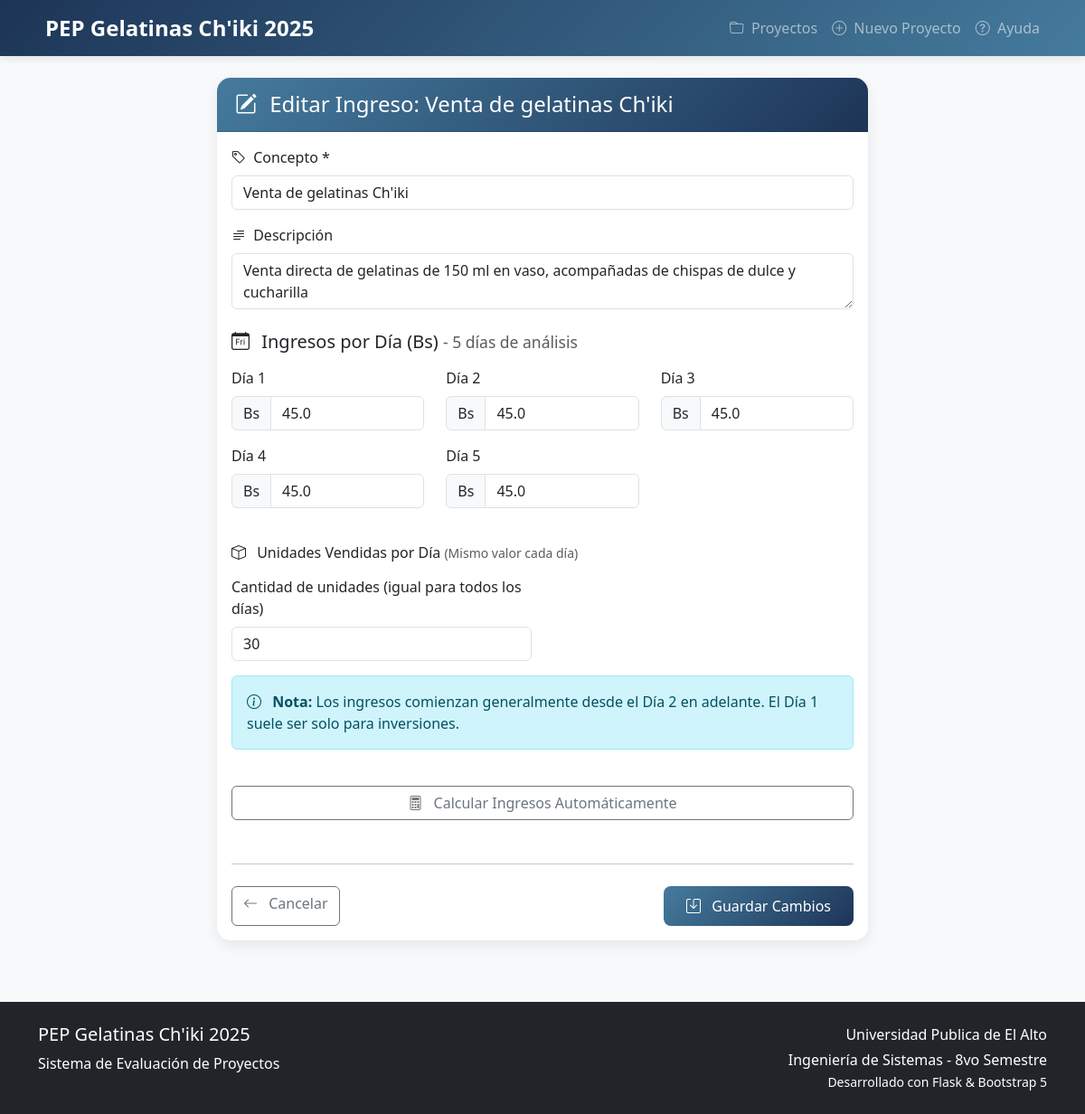
The app's page /ingresos/1/edit with its own data.
### models.py (models this page shows, shortened)
class Ingreso(db.Model):
    __tablename__ = 'ingresos'
    id = db.Column(db.Integer, primary_key=True)
    proyecto_id = db.Column(db.Integer, db.ForeignKey('proyectos.id'), nullable=False)
    concepto = db.Column(db.String(255), nullable=False)
    descripcion = db.Column(db.Text)
    periodo_0 = db.Column(db.Float, default=0.0)
    periodo_1 = db.Column(db.Float, default=0.0)
    periodo_2 = db.Column(db.Float, default=0.0)
    periodo_3 = db.Column(db.Float, default=0.0)
    periodo_4 = db.Column(db.Float, default=0.0)
    unidades_periodo_1 = db.Column(db.Integer)
    unidades_periodo_2 = db.Column(db.Integer)
    unidades_periodo_3 = db.Column(db.Integer)
    unidades_periodo_4 = db.Column(db.Integer)
    created_at = db.Column(db.DateTime, default=datetime.utcnow)
    updated_at = db.Column(db.DateTime, default=datetime.utcnow, onupdate=datetime.utcnow)

### app.py (the view, shortened to what this page needs)
@app.route('/ingresos/<int:id>/edit', methods=['GET', 'POST'])
def edit_ingreso(id):
    ingreso = Ingreso.query.get_or_404(id)
    return render_template('ingresos/edit.html', ingreso=ingreso)

### templates/ingresos/edit.html (shortened to what this page needs)
{% extends "layout.html" %}
{% block content %}
<div class="container">
    <div class="row justify-content-center">
        <div class="col-lg-8">
            <div class="card card-vrash">
                <div class="card-header card-header-vrash">
                    <h4 class="mb-0">
                        <i class="bi bi-pencil-square me-2"></i> Editar Ingreso: {{ ingreso.concepto }}
                    </h4>
                </div>
                <div class="card-body">
                    <form method="POST" action="{{ url_for('edit_ingreso', id=ingreso.id) }}">
                        <div class="row">
                            <div class="col-md-12 mb-3">
                                <label for="concepto" class="form-label">
                                    <i class="bi bi-tag me-1"></i> Concepto *
                                </label>
                                <input type="text"
                                       class="form-control"
                                       id="concepto"
                                       name="concepto"
                                       value="{{ request.form.concepto or ingreso.concepto }}"
                                       placeholder="Ej: Ventas de gelatinas, Ingresos por servicios..."
                                       required>
                            </div>
                            <div class="col-md-12 mb-4">
                                <label for="descripcion" class="form-label">
                                    <i class="bi bi-text-paragraph me-1"></i> Descripción
                                </label>
                                <textarea class="form-control"
                                          id="descripcion"
                                          name="descripcion"
                                          rows="2"
                                          placeholder="Descripción detallada del ingreso...">{{ request.form.descripcion or ingreso.descripcion or '' }}</textarea>
                            </div>
                            <div class="col-12 mb-4">
                                <h5 class="mb-3">
                                    <i class="bi bi-calendar-day me-2"></i>
                                    Ingresos por Día (Bs)
                                    <small class="text-muted"> - 5 días de análisis</small>
                                </h5>
                                <div class="row">
                                    {% for dia in range(5) %}
                                    <div class="col-md-4 mb-3">
                                        <label for="periodo_{{ dia }}" class="form-label">Día {{ dia + 1 }}</label>
                                        <div class="input-group">
                                            <span class="input-group-text">Bs</span>
                                            <input type="number"
                                                   step="0.01"
                                                   min="0"
                                                   class="form-control"
                                                   id="periodo_{{ dia }}"
                                                   name="periodo_{{ dia }}"
                                                   value="{{ request.form.get('periodo_' ~ dia, ingreso['periodo_' ~ dia]|default('0')) }}">
                                        </div>
                                    </div>
                                    {% endfor %}
                                </div>
                                <div class="mt-4">
                                    <h6 class="mb-3">
                                        <i class="bi bi-box me-2"></i>
                                        Unidades Vendidas por Día
                                        <small class="text-muted"> (Mismo valor cada día)</small>
                                    </h6>
                                    <div class="row">
                                        <div class="col-md-6">
                                            <label for="unidades_dia" class="form-label">Cantidad de unidades (igual para todos los días)</label>
                                            <input type="number"
                                                   min="0"
                                                   class="form-control"
                                                   id="unidades_dia"
                                                   name="unidades_dia"
                                                   value="{{ request.form.get('unidades_dia', ingreso.unidades_periodo_1 or '') }}"
                                                   placeholder="Cantidad vendida cada día">
                                        </div>
                                    </div>
                                </div>
                                <div class="alert alert-info mt-3">
                                    <i class="bi bi-info-circle me-2"></i>
                                    <strong>Nota:</strong> Los ingresos comienzan generalmente desde el Día 2 en adelante.
                                    El Día 1 suele ser solo para inversiones.
                                </div>
                            </div>
                            <div class="col-12 mb-4">
                                <button type="button" class="btn btn-outline-secondary w-100" onclick="calcularIngresos()">
                                    <i class="bi bi-calculator me-2"></i> Calcular Ingresos Automáticamente
                                </button>
                            </div>
                        </div>
                        <hr class="my-4">
                        <div class="d-flex justify-content-between">
                            <a href="{{ url_for('show_proyecto', id=ingreso.proyecto_id) }}" class="btn btn-outline-secondary">
                                <i class="bi bi-arrow-left me-2"></i> Cancelar
                            </a>
                            <button type="submit" class="btn btn-vrash">
                                <i class="bi bi-save me-2"></i> Guardar Cambios
                            </button>
                        </div>
                    </form>
                </div>
            </div>
        </div>
    </div>
</div>
{% endblock %}

### templates/layout.html (style rules this page uses)
:root { --vrash-red: #E63946; --vrash-blue: #457B9D; --vrash-light: #F1FAEE; --vrash-dark: #1D3557; }
body { background-color: #f8f9fa; font-family: 'Segoe UI', system-ui, sans-serif; }
.card-vrash { border: none; border-radius: 15px; box-shadow: 0 5px 15px rgba(0,0,0,0.08); transition: transform 0.3s; margin-bottom: 20px; }
.card-header-vrash { background: linear-gradient(135deg, var(--vrash-blue), var(--vrash-dark)); color: white; border-radius: 15px 15px 0 0 !important; font-weight: 600; padding: 15px 20px; }
.btn-vrash { background: linear-gradient(135deg, var(--vrash-blue), var(--vrash-dark)); border: none; color: white; padding: 10px 25px; border-radius: 8px; font-weight: 500; transition: all 0.3s; }

### records on screen
Ingreso: concepto "Venta de gelatinas Ch'iki", descripcion "Venta directa de gelatinas de 150 ml en vaso, acompañadas de chispas de dulce y cucharilla", periodo_0 "45.0" "45.0" "45.0" "45.0" "45.0", unidades_dia "30"

### other values on screen
{{ dia + 1 }} "1" "2" "3" "4" "5"
